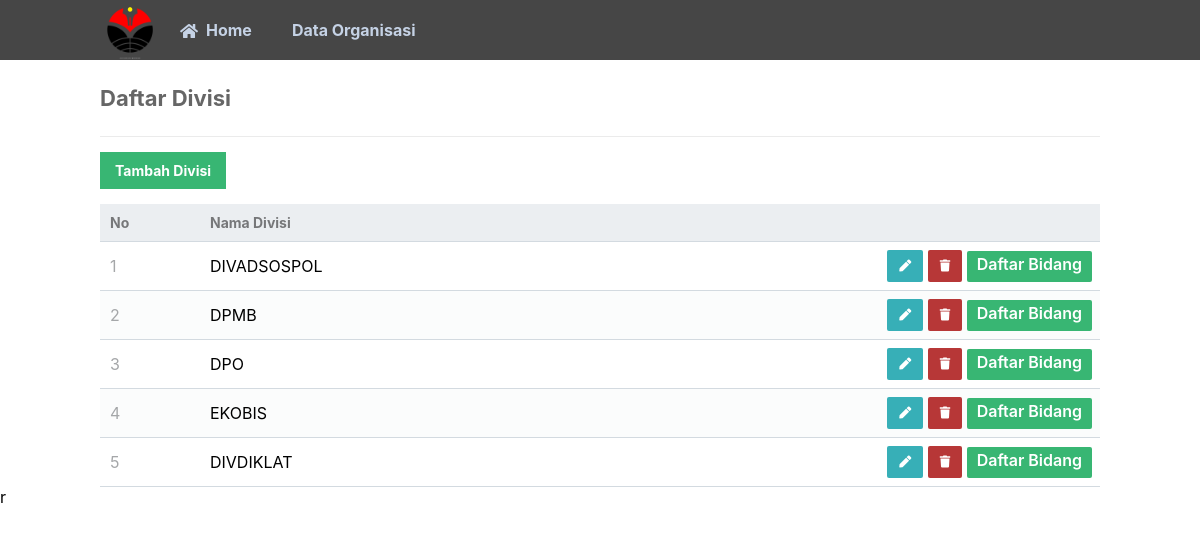
Screenshot of /divisi/readDivisi.php with the database file from the repository.
### tables this page shows
CREATE TABLE `divisi` (
  `id_divisi` int(11) NOT NULL,
  `nama_divisi` varchar(100) NOT NULL
);

### divisi/readDivisi.php (the view, shortened to what this page needs)
<?php
include '../functions.php';
$pdo = pdo_connect_mysql();
$page = isset($_GET['page']) && is_numeric($_GET['page']) ? (int)$_GET['page'] : 1;
$records_per_page = 5;
$stmt = $pdo->prepare('SELECT * FROM divisi ORDER BY id_divisi LIMIT :current_page, :record_per_page');
$stmt->bindValue(':current_page', ($page - 1) * $records_per_page, PDO::PARAM_INT);
$stmt->bindValue(':record_per_page', $records_per_page, PDO::PARAM_INT);
$stmt->execute();
$divisi = $stmt->fetchAll(PDO::FETCH_ASSOC);
?>
<?= template_header_divisi('Divisi') ?>
<div class="content read">
    <h2>Daftar Divisi</h2>
    <a href="createDivisi.php" class="create-contact">Tambah Divisi</a>
    <table>
        <thead>
            <tr>
                <td>No</td>
                <td>Nama Divisi</td>
                <td></td>
            </tr>
        </thead>
        <tbody>
            <?php
            $no = 1;
            foreach ($divisi as $divisi) : ?>
                <tr>
                    <td><?php echo $no?></td>
                    <td><?= $divisi['nama_divisi'] ?></td>
                    <td class="actions">
                        <a href="updateDivisi.php?id_divisi=<?= $divisi['id_divisi'] ?>" class="edit"><i class="fas fa-pen fa-xs"></i></a>
                        <a href="deleteDivisi.php?id_divisi=<?= $divisi['id_divisi'] ?>" class="trash"><i class="fas fa-trash fa-xs"></i></a>
                        <a href="../bidang_divisi/readBidang.php?id_divisi=<?= $divisi['id_divisi'] ?>" class="bidang">Daftar Bidang</a>
                    </td>
                </tr>
            <?php
            $no++;
            endforeach; ?>
        </tbody>
    </table>
</div>
<?= template_footer() ?>r

### assets/style/style.css (style rules this page uses)
* { box-sizing: border-box; font-family: -apple-system, BlinkMacSystemFont, "segoe ui", roboto, oxygen, ubuntu, cantarell, "fira sans", "droid sans", "helvetica neue", Arial, sans-serif; font-size: 16px; -webkit-font-smoothing: antialiased; -moz-osx-font-smoothing: grayscale; }
body { background-color: #FFFFFF; margin: 0; }
.content { width: 1000px; margin: 0 auto; }
.content h2 { margin: 0; padding: 25px 0; font-size: 22px; border-bottom: 1px solid #ebebeb; color: #666666; }
.read .create-contact { display: inline-block; text-decoration: none; background-color: #38b673; font-weight: bold; font-size: 14px; color: #FFFFFF; padding: 10px 15px; margin: 15px 0; }
.read table { width: 100%; padding-top: 30px; border-collapse: collapse; }
.read table thead { background-color: #ebeef1; border-bottom: 1px solid #d3dae0; }
.read table thead td { padding: 10px; font-weight: bold; color: #767779; font-size: 14px; }
.read table tbody tr { border-bottom: 1px solid #d3dae0; }
.read table tbody tr:nth-child(even) { background-color: #fbfcfc; }
.read table tbody tr td { padding: 10px; }
.read table tbody tr td:nth-child(1) { color: #a5a7a9; }
.read table tbody tr td.actions { padding: 8px; text-align: right; }
.read table tbody tr td.actions .edit, .read table tbody tr td.actions .trash { display: inline-flex; text-align: right; text-decoration: none; border-radius: 2px; color: #FFFFFF; padding: 10px 12px; }
.read table tbody tr td.actions .trash { background-color: #b73737; }
.read table tbody tr td.actions .edit { background-color: #37afb7; }
.read table tbody tr td.actions .bidang { display: inline-flex; text-align: right; text-decoration: none; font-weight: 600; border-radius: 2px; color: white; padding: 3.5px 10px 7.5px 10px; }
.read table tbody tr td.actions .bidang { background-color: #38b673; }

### rows the page displays
divisi: nama_divisi "DIVADSOSPOL"
divisi: nama_divisi "DPMB"
divisi: nama_divisi "DPO"
divisi: nama_divisi "EKOBIS"
divisi: nama_divisi "DIVDIKLAT"
